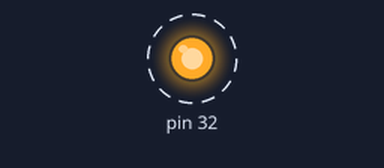
The program below on a simulated Raspberry Pi (header pin numbers). Parts: output pins drawn as LEDs (lit = HIGH). Dashed ring = blinking.

Above: at 0.5 s.
Timing chart, 0 to 4.6 s (numbered marks = the images above):
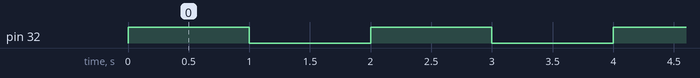

The program:

blink_other.py
```python
import RPi.GPIO as GPIO # Import Raspberry Pi GPIO library
from time import sleep # Import the sleep function from the time module
GPIO.setwarnings(False) # Ignore warning for now
GPIO.setmode(GPIO.BOARD) # Use physical pin numbering
GPIO.setup(32, GPIO.OUT, initial=GPIO.LOW) # Set pin 8 to be an output pin and set initial value to low (off)]
while True:
    GPIO.output(32, GPIO.HIGH) # Turn on
    sleep(1) # Sleep for 1 second
    GPIO.output(32, GPIO.LOW) # Turn off
    sleep(1) # Sleep for 1 second
```

Measured:
- by itself, pin 32: alternates HIGH for 1.0 s and LOW for 1.0 s
